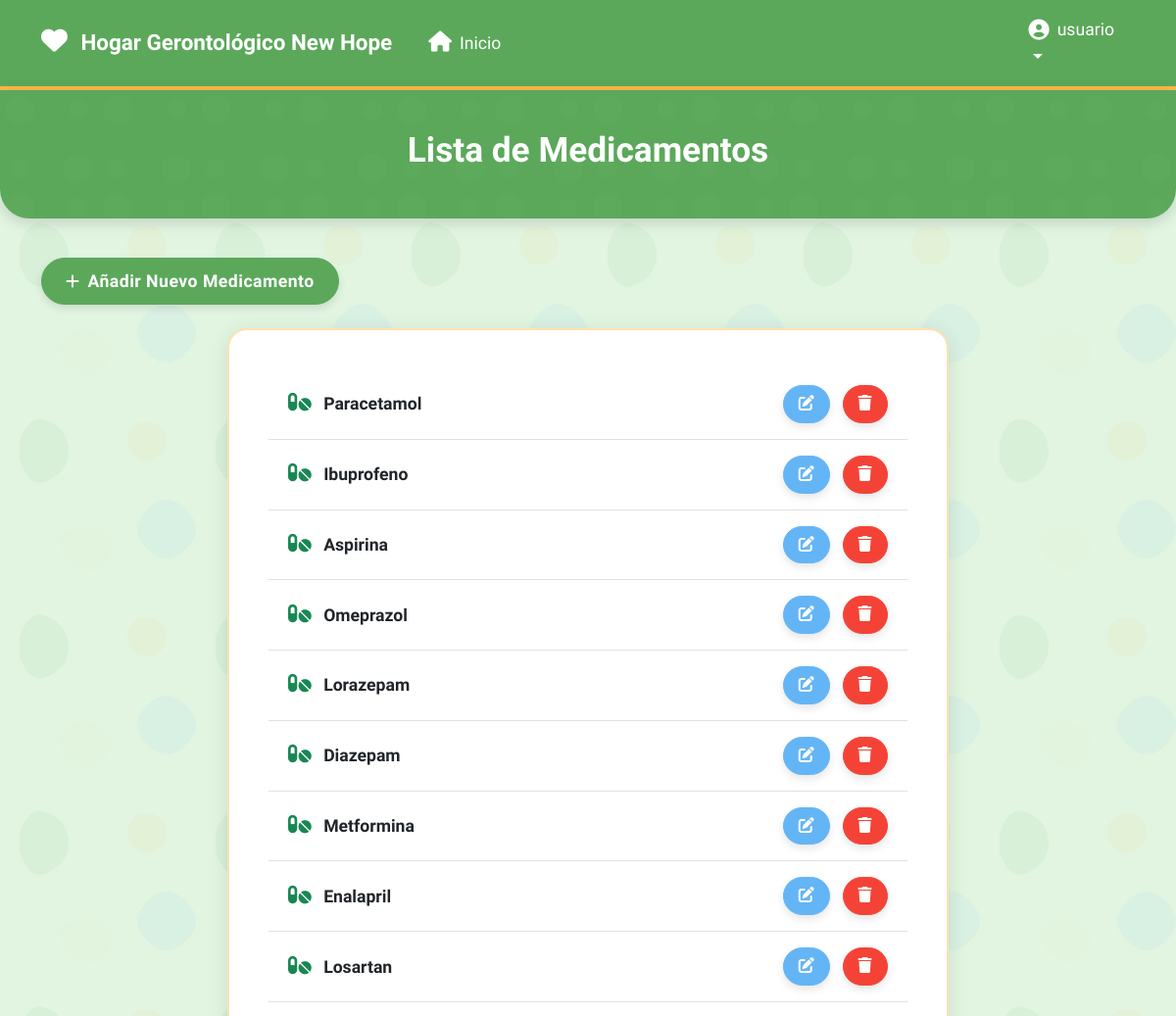
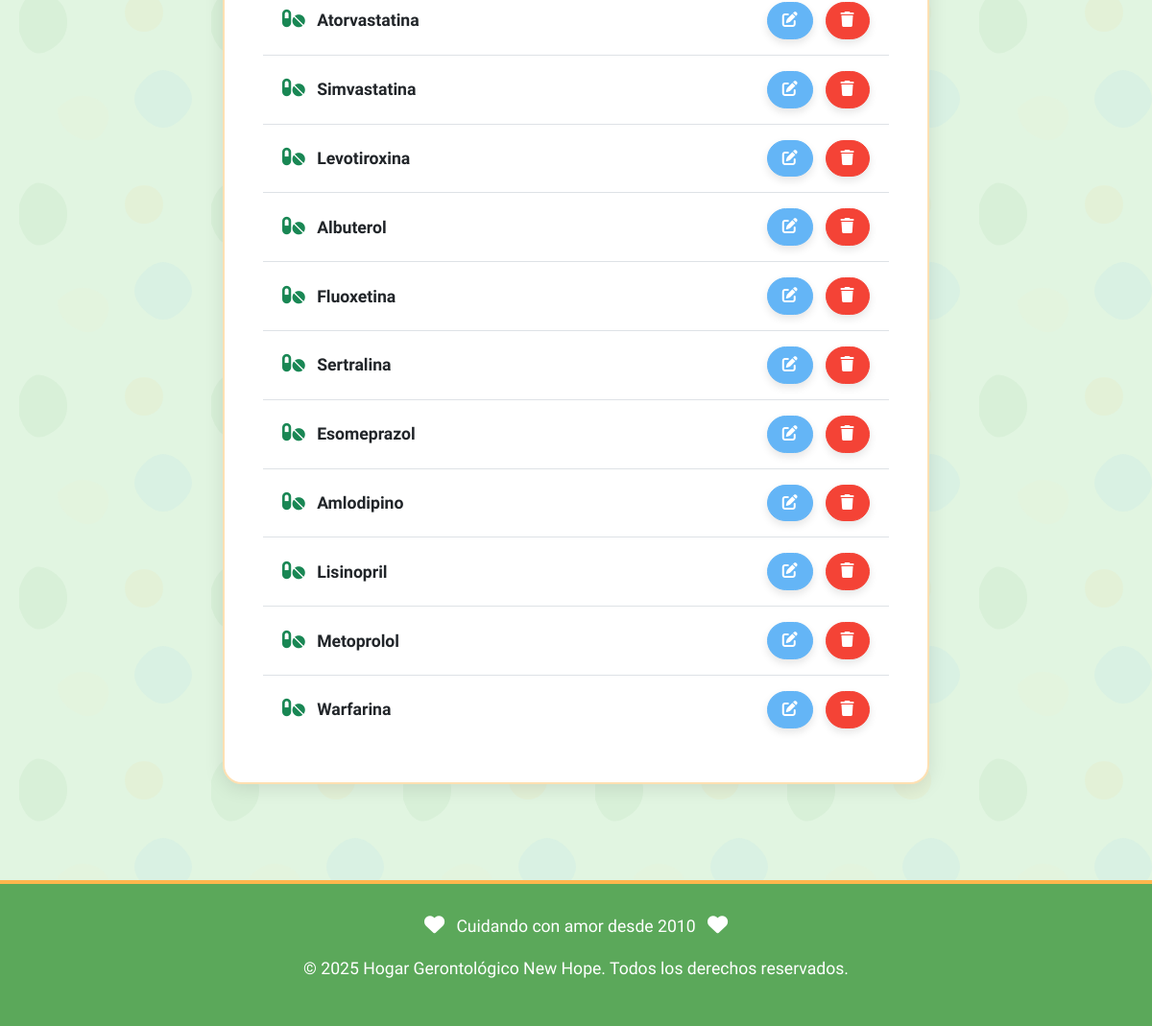
/medications/ (signed in), run on the app's committed database (2 pictures, top to bottom).
### medications/models.py (models this page shows, shortened)
class Medication(models.Model):
    name = models.CharField(max_length=100)

### medications/views.py (the view)
# urls.py: path('', views.medications_view, name='medications_view'),
def medications_view(request):
    if request.method == 'GET':
        medications = ml.get_all_medications()
        return render(request, 'list_medications.html', {'medications': medications})

### authentication/context_processors.py (called while the page is built, shortened)
def user_profile_context(request):
    if request.user.is_authenticated:
        try:
            profile = request.user.profile
            return {
                'user_profile': profile,
                'is_doctor': profile.is_doctor(),
                'is_patient': profile.is_patient(),
                'is_family': profile.is_family(),
            }
        except UserProfile.DoesNotExist:
            return {
                'user_profile': None,
                'is_doctor': False,
                'is_patient': False,
                'is_family': False,
            }

### medications/logic/medication_logic.py (called while the page is built)
def get_all_medications():
    return Medication.objects.all()

### medications/templates/list_medications.html (shortened to what this page needs)
{% extends 'base.html' %}
{% block content %}
<div class="page-header">
    <div class="container">
        <h2 class="text-center">Lista de Medicamentos</h2>
    </div>
</div>
<div class="container">
    <div class="row">
        <div class="col-12 mb-4">
            <a href="{% url 'medications:create_medication_view' %}" class="btn btn-success">
                <i class="fas fa-plus me-2"></i>Añadir Nuevo Medicamento
            </a>
        </div>
        <div class="col-md-8 mx-auto">
            <div class="content-card">
                <ul class="list-group list-group-flush">
                    {% for medication in medications %}
                    <li class="list-group-item d-flex justify-content-between align-items-center py-3">
                        <span class="fw-bold">
                            <i class="fas fa-pills me-2 text-success"></i>
                            {{ medication.name }}
                        </span>
                        <div>
                            <a href="{% url 'medications:update_medication_view' medication.pk %}" class="btn btn-primary btn-sm me-2" title="Editar">
                                <i class="fas fa-edit"></i>
                            </a>
                            <form action="{% url 'medications:delete_medication_view' medication.pk %}" method="POST" class="d-inline">
                                <button type="submit" class="btn btn-danger btn-sm" title="Eliminar"
                                       onclick="return confirm('¿Estás seguro de que deseas eliminar este medicamento?');">
                                    <i class="fas fa-trash"></i>
                                </button>
                            </form>
                        </div>
                    </li>
                    {% empty %}
                    <li class="list-group-item text-center py-4 text-muted">
                        <i class="fas fa-info-circle me-2"></i>No hay medicamentos registrados.
                    </li>
                    {% endfor %}
                </ul>
            </div>
        </div>
    </div>
</div>
{% endblock %}

### templates/base.html (shortened to what this page needs)
{% load static %}
<!DOCTYPE html>
<html lang="es">
<head>
    <link rel="stylesheet" href="https://cdn.jsdelivr.net/npm/bootstrap@5.3.0/dist/css/bootstrap.min.css">
    <link rel="stylesheet" href="https://cdnjs.cloudflare.com/ajax/libs/font-awesome/6.0.0-beta3/css/all.min.css">
</head>
<body>
    <nav class="navbar navbar-expand-lg navbar-dark">
        <div class="container">
            <a class="navbar-brand" href="/">
                <i class="fas fa-heart me-2"></i>
                Hogar Gerontológico New Hope
            </a>
            <div class="collapse navbar-collapse" id="navbarNav">
                <ul class="navbar-nav me-auto">
                    <li class="nav-item">
                        <a class="nav-link" href="/">
                            <i class="fas fa-home me-2"></i>Inicio
                        </a>
                    </li>
                </ul>
                <ul class="navbar-nav">
                    {% if user.is_authenticated %}
                    <li class="nav-item dropdown">
                        <a class="nav-link dropdown-toggle" href="#" id="navbarDropdown" role="button" data-bs-toggle="dropdown" aria-expanded="false">
                            <div class="user-profile">
                                <i class="fas fa-user-circle fa-lg me-2"></i>
                                {{ user.get_full_name|default:user.username }}
                            </div>
                        </a>
                    </li>
                    {% endif %}
                </ul>
            </div>
        </div>
    </nav>
    {% block content %}{% endblock %}
    <footer class="footer">
        <div class="container">
            <div class="text-center">
                <p><i class="fas fa-heart me-2"></i> Cuidando con amor desde 2010 <i class="fas fa-heart ms-2"></i></p>
                <p>&copy; 2025 Hogar Gerontológico New Hope. Todos los derechos reservados.</p>
            </div>
        </div>
    </footer>
</body>
</html>

### templates/base.html (style rules this page uses)
:root { --primary-green: #5BA85A; --secondary-green: #438940; --light-green: #E1F5E1; --accent-green: #8BC34A; --text-dark: #333333; --text-light: #FFFFFF; --accent-warm: #FFB74D; --accent-soft: #FFE0B2; --accent-blue: #64B5F6; }
body { font-family: 'Quicksand', 'Segoe UI', Tahoma, Geneva, Verdana, sans-serif; background-color: var(--light-green); color: var(--text-dark); font-size: 16px; line-height: 1.6; background-repeat: repeat; background-attachment: fixed; }
.navbar { background-color: var(--primary-green); border-bottom: 4px solid var(--accent-warm); box-shadow: 0 4px 12px rgba(0, 0, 0, 0.1); font-size: 1.1rem; }
.navbar-brand, .nav-link { color: var(--text-light); }
.navbar-brand { font-size: 1.4rem; font-weight: 700; }
.nav-link { margin: 0 5px; border-radius: 20px; padding: 8px 16px !important; transition: all 0.3s; }
.btn { font-size: 1.1rem; border-radius: 50px; font-weight: 600; letter-spacing: 0.5px; box-shadow: 0 4px 8px rgba(0, 0, 0, 0.1); transition: all 0.3s; padding: 10px 24px; }
.btn-primary { background-color: var(--accent-blue); border-color: var(--accent-blue); }
.btn-success { background-color: var(--primary-green); border-color: var(--primary-green); }
.btn-danger { background-color: #F44336; border-color: #F44336; }
.btn-sm { padding: 7px 15px; font-size: 0.95rem; }
.btn i { font-size: 1rem; }
.page-header { background-color: var(--primary-green); color: var(--text-light); padding: 2.5rem 0; margin-bottom: 2.5rem; border-radius: 0 0 30px 30px; box-shadow: 0 4px 15px rgba(0, 0, 0, 0.15); position: relative; overflow: hidden; }
.page-header::before { content: ""; position: absolute; top: 0; left: 0; right: 0; bottom: 0; background-repeat: repeat; opacity: 0.2; }
.page-header h2 { font-size: 2.2rem; font-weight: 700; position: relative; z-index: 1; }
.content-card { background-color: white; border-radius: 20px; box-shadow: 0 4px 20px rgba(0, 0, 0, 0.1); padding: 2.5rem; margin-bottom: 2.5rem; border: 2px solid var(--accent-soft); }
.list-group-item { border-left: 0; border-right: 0; transition: background-color 0.3s; padding: 15px 20px; font-size: 1.1rem; }
.footer { background-color: var(--primary-green); color: var(--text-light); padding: 30px 0; margin-top: 60px; border-top: 4px solid var(--accent-warm); text-align: center; font-size: 1.1rem; }
a, button, input, select, textarea { transition: all 0.2s; }
h2 { font-size: 2.2rem; }
.fa, .fas, .far, .fal, .fab { font-size: 1.2em; }
.user-profile { display: flex; align-items: center; }

### data on the page
Medication: name "Paracetamol"
Medication: name "Ibuprofeno"
Medication: name "Aspirina"
Medication: name "Omeprazol"
Medication: name "Lorazepam"
Medication: name "Diazepam"
Medication: name "Metformina"
Medication: name "Enalapril"
Medication: name "Losartan"
Medication: name "Atorvastatina"
Medication: name "Simvastatina"
Medication: name "Levotiroxina"
Medication: name "Albuterol"
Medication: name "Fluoxetina"
Medication: name "Sertralina"
Medication: name "Esomeprazol"
Medication: name "Amlodipino"
Medication: name "Lisinopril"
Medication: name "Metoprolol"
Medication: name "Warfarina"

### other printed values
{{ user.get_full_name|default:user.username }} "usuario"
